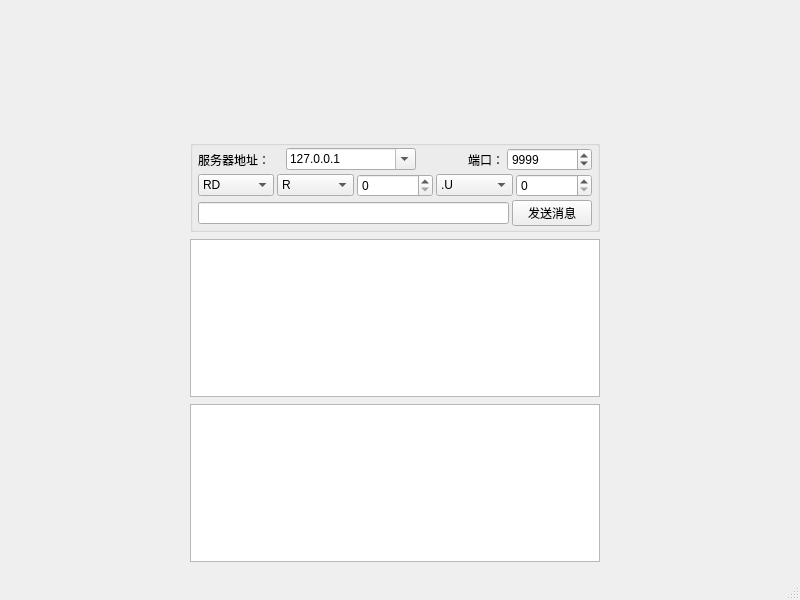
<?xml version="1.0" encoding="UTF-8"?>
<ui version="4.0">
 <class>TcpNetClient</class>
 <widget class="QMainWindow" name="TcpNetClient">
  <property name="geometry">
   <rect>
    <x>0</x>
    <y>0</y>
    <width>800</width>
    <height>600</height>
   </rect>
  </property>
  <property name="windowTitle">
   <string>MainWindow</string>
  </property>
  <widget class="QWidget" name="centralwidget">
   <widget class="QGroupBox" name="groupBox">
    <property name="geometry">
     <rect>
      <x>190</x>
      <y>140</y>
      <width>410</width>
      <height>92</height>
     </rect>
    </property>
    <property name="title">
     <string/>
    </property>
    <layout class="QVBoxLayout" name="verticalLayout">
     <property name="spacing">
      <number>3</number>
     </property>
     <property name="leftMargin">
      <number>5</number>
     </property>
     <property name="topMargin">
      <number>2</number>
     </property>
     <property name="rightMargin">
      <number>5</number>
     </property>
     <property name="bottomMargin">
      <number>2</number>
     </property>
     <item>
      <layout class="QHBoxLayout" name="horizontalLayout_2">
       <item>
        <widget class="QLabel" name="label">
         <property name="text">
          <string>服务器地址：</string>
         </property>
        </widget>
       </item>
       <item>
        <widget class="QComboBox" name="comboServer">
         <property name="minimumSize">
          <size>
           <width>130</width>
           <height>0</height>
          </size>
         </property>
         <property name="editable">
          <bool>true</bool>
         </property>
         <item>
          <property name="text">
           <string>127.0.0.1</string>
          </property>
         </item>
         <item>
          <property name="text">
           <string>localHost</string>
          </property>
         </item>
        </widget>
       </item>
       <item>
        <widget class="QLabel" name="label_2">
         <property name="text">
          <string>端口：</string>
         </property>
         <property name="alignment">
          <set>Qt::AlignRight|Qt::AlignTrailing|Qt::AlignVCenter</set>
         </property>
        </widget>
       </item>
       <item>
        <widget class="QSpinBox" name="spinPort">
         <property name="minimumSize">
          <size>
           <width>0</width>
           <height>0</height>
          </size>
         </property>
         <property name="minimum">
          <number>1</number>
         </property>
         <property name="maximum">
          <number>65535</number>
         </property>
         <property name="value">
          <number>9999</number>
         </property>
        </widget>
       </item>
      </layout>
     </item>
     <item>
      <layout class="QHBoxLayout" name="horizontalLayout_1">
       <item>
        <widget class="QComboBox" name="command">
         <item>
          <property name="text">
           <string>RD</string>
          </property>
         </item>
         <item>
          <property name="text">
           <string>RDS</string>
          </property>
         </item>
         <item>
          <property name="text">
           <string>WR</string>
          </property>
         </item>
         <item>
          <property name="text">
           <string>WRS</string>
          </property>
         </item>
        </widget>
       </item>
       <item>
        <widget class="QComboBox" name="softtype">
         <item>
          <property name="text">
           <string>R</string>
          </property>
         </item>
         <item>
          <property name="text">
           <string>DM</string>
          </property>
         </item>
        </widget>
       </item>
       <item>
        <widget class="QSpinBox" name="softnumber">
         <property name="maximum">
          <number>399915</number>
         </property>
         <property name="singleStep">
          <number>10</number>
         </property>
        </widget>
       </item>
       <item>
        <widget class="QComboBox" name="datastyle">
         <item>
          <property name="text">
           <string>.U</string>
          </property>
         </item>
         <item>
          <property name="text">
           <string>.S</string>
          </property>
         </item>
        </widget>
       </item>
       <item>
        <widget class="QSpinBox" name="number">
         <property name="maximum">
          <number>399915</number>
         </property>
         <property name="singleStep">
          <number>10</number>
         </property>
        </widget>
       </item>
      </layout>
     </item>
     <item>
      <layout class="QHBoxLayout" name="horizontalLayout_3">
       <item>
        <widget class="QLineEdit" name="editMsg"/>
       </item>
       <item>
        <widget class="QPushButton" name="btnSend">
         <property name="text">
          <string>发送消息</string>
         </property>
        </widget>
       </item>
      </layout>
     </item>
    </layout>
   </widget>
   <widget class="QPlainTextEdit" name="plainTextEdit2">
    <property name="geometry">
     <rect>
      <x>190</x>
      <y>239</y>
      <width>410</width>
      <height>158</height>
     </rect>
    </property>
   </widget>
   <widget class="QPlainTextEdit" name="plainTextEdit">
    <property name="geometry">
     <rect>
      <x>190</x>
      <y>404</y>
      <width>410</width>
      <height>158</height>
     </rect>
    </property>
   </widget>
  </widget>
  <widget class="QMenuBar" name="menubar">
   <property name="geometry">
    <rect>
     <x>0</x>
     <y>0</y>
     <width>800</width>
     <height>26</height>
    </rect>
   </property>
  </widget>
  <widget class="QStatusBar" name="statusbar"/>
 </widget>
 <resources/>
 <connections/>
</ui>
